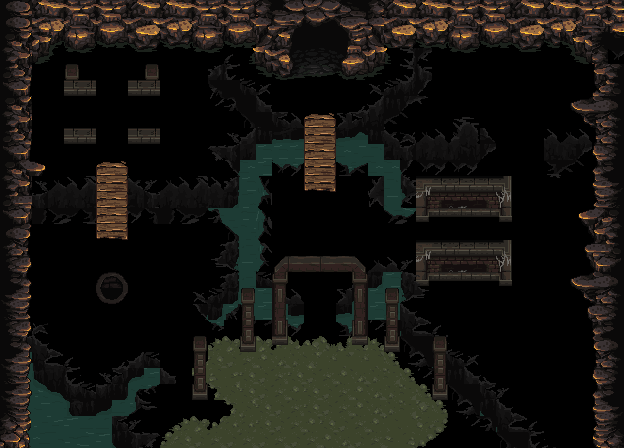

A 2D game scene composited from a Tiled map and its tileset images. What follows is a short description and the map's XML, with each tile layer's data collapsed to a summary:
An orthogonal 39x28 tile map with 16x16 px tiles, 4 tile layers (Fondo, Muros, Muros2, Fondo2), 2 tilesets.

<map version="1.9" tiledversion="1.9.2" orientation="orthogonal" renderorder="right-down" width="39" height="28" tilewidth="16" tileheight="16" infinite="0" nextlayerid="9" nextobjectid="1">
 <editorsettings>
  <export target="Level04.json" format="json" />
 </editorsettings>
 <tileset firstgid="1" name="Catacomb1" tilewidth="16" tileheight="16" tilecount="2560" columns="64">
  <image source="Catacombs/mainlevbuild.png" width="1024" height="640" />
 </tileset>
 <tileset firstgid="2561" name="Cave1" tilewidth="16" tileheight="16" tilecount="9792" columns="102">
  <image source="Cave/MainLev2.0.png" width="1632" height="1536" />
 </tileset>
 <layer id="8" name="Fondo" width="39" height="28">
  <data>[1092 cells, 131 non-empty, 55 distinct tile ids]</data>
 </layer>
 <layer id="7" name="Muros" width="39" height="28">
  <data>[1092 cells, 32 non-empty, 16 distinct tile ids]</data>
 </layer>
 <layer id="6" name="Muros2" width="39" height="28">
  <data>[1092 cells, 562 non-empty, 331 distinct tile ids]</data>
 </layer>
 <layer id="2" name="Fondo2" width="39" height="28">
  <data>[1092 cells, 50 non-empty, 27 distinct tile ids]</data>
 </layer>
</map>
